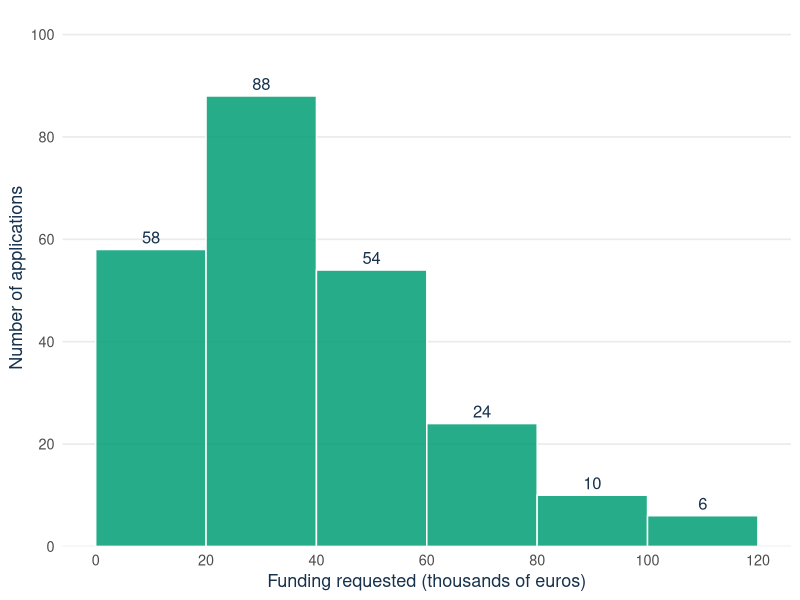

The R source for this figure:
## ---- chunk 1
#| label: bmock-setup
#| include: false
# Chunk options only. Every object used on this page is constructed in
# visible or self-contained code below.
knitr::opts_chunk$set(echo = TRUE, message = FALSE, warning = FALSE,
                      fig.width = 7, fig.height = 4.5)
## ---- chunk 2
#| label: fig-bmock-histogram
#| code-fold: true
#| code-summary: "See the R code for this figure"
#| fig-cap: "Funding requested in the 240 accelerator applications. The number above each bar is the number of applications in that interval."
library(ggplot2)
mock_breaks <- seq(0, 120, by = 20)
mock_counts <- c(58, 88, 54, 24, 10, 6)
mock_df <- data.frame(
  xmin = mock_breaks[-length(mock_breaks)],
  xmax = mock_breaks[-1],
  count = mock_counts
)

ggplot(mock_df) +
  geom_rect(aes(xmin = xmin, xmax = xmax, ymin = 0, ymax = count),
            fill = "#009E73", alpha = 0.85, colour = "white") +
  geom_text(aes(x = (xmin + xmax) / 2, y = count, label = count),
            vjust = -0.5, colour = "#17324D", size = 4.2) +
  scale_x_continuous(breaks = mock_breaks) +
  scale_y_continuous(limits = c(0, 100), breaks = seq(0, 100, by = 20),
                     expand = expansion(mult = c(0, 0.05))) +
  labs(x = "Funding requested (thousands of euros)",
       y = "Number of applications") +
  theme_minimal(base_size = 13) +
  theme(
    panel.grid.minor = element_blank(),
    panel.grid.major.x = element_blank(),
    plot.caption = element_text(colour = "#5B6976"),
    axis.title = element_text(colour = "#17324D")
  )
## ---- chunk 3
#| label: bmock-q1-check
cumsum(mock_counts)
round(cumsum(mock_counts) / 240, 3)
c(median_position = 240 / 2, q3_position = 0.75 * 240)
## ---- chunk 4
#| label: bmock-q2-check
pitch_counts <- matrix(c(90, 110, 120, 180), nrow = 2, byrow = TRUE)
n_pitches <- sum(pitch_counts)
c(P_D = sum(pitch_counts[, 1]) / n_pitches,
  P_W = sum(pitch_counts[1, ]) / n_pitches,
  P_D_and_W = pitch_counts[1, 1] / n_pitches,
  P_D_or_W = (210 + 200 - 90) / n_pitches,
  P_D_given_W = 90 / 200, P_W_given_D = 90 / 210,
  product = (210 / 500) * (200 / 500))

damaged <- 1000 * 0.05
others <- 1000 - damaged
tree <- c(damage_flag = damaged * 0.80, damage_no_flag = damaged * 0.20,
          other_flag = others * 0.10, other_no_flag = others * 0.90)
tree
p_flag <- unname(tree["damage_flag"] / (tree["damage_flag"] + tree["other_flag"]))
p_no_flag <- unname(tree["damage_no_flag"] /
                      (tree["damage_no_flag"] + tree["other_no_flag"]))
c(p_flag = p_flag, p_no_flag = p_no_flag,
  gain_flag = 60 * p_flag, gain_no_flag = 60 * p_no_flag,
  net_flag = 60 * p_flag - 4, net_no_flag = 60 * p_no_flag - 4,
  printed_flag = 60 * 0.25, printed_no_flag = 60 * 0.02)
## ---- chunk 5
#| label: bmock-q3-check
r_values <- c(2, 4, 7)
r_probs <- c(0.3, 0.5, 0.2)
mean_r <- sum(r_values * r_probs)
var_r <- sum(r_values^2 * r_probs) - mean_r^2
c(sum_of_probs = sum(r_probs), mean = mean_r,
  mean_of_squares = sum(r_values^2 * r_probs),
  var = var_r, sd = sqrt(var_r),
  mean_profit = 25 * mean_r - 40, sd_profit = 25 * sqrt(var_r))

joint <- matrix(c(0.50, 0.10, 0.20, 0.20), nrow = 2, byrow = TRUE,
                dimnames = list(c("X=0", "X=1"), c("Y=0", "Y=1")))
p_x1 <- sum(joint["X=1", ])
p_y1 <- sum(joint[, "Y=1"])
cov_xy <- joint["X=1", "Y=1"] - p_x1 * p_y1
var_x <- p_x1 * (1 - p_x1)
var_y <- p_y1 * (1 - p_y1)
c(sum = sum(joint), E_X = p_x1, E_Y = p_y1,
  E_Y_given_X1 = joint["X=1", "Y=1"] / p_x1,
  cov = cov_xy, var_x = var_x, var_y = var_y,
  mean_sum = p_x1 + p_y1, var_sum = var_x + var_y + 2 * cov_xy,
  var_sum_printed = var_x + var_y + 2 * 0.10,
  correlation = cov_xy / sqrt(var_x * var_y),
  correlation_printed = 0.10 / sqrt(var_x * var_y))
## ---- chunk 6
#| label: bmock-q4-check
c(uniform = (32 - 22) / (40 - 15),
  p_132 = pnorm(132, mean = 120, sd = 8),
  p_112 = pnorm(112, mean = 120, sd = 8),
  percentile_90 = qnorm(0.90, mean = 120, sd = 8),
  by_hand_90 = 120 + 1.2816 * 8)
sd_mean <- 20 / sqrt(100)
c(sd_of_sample_mean = sd_mean, z = (89 - 85) / sd_mean,
  p_mean_above_89 = 1 - pnorm(89, mean = 85, sd = sd_mean),
  by_hand = 1 - 0.9772,
  sd_of_sample_mean_n_400 = 20 / sqrt(400),
  n_needed = (1.96 * 20 / 5)^2, n_rounded_up = ceiling((1.96 * 20 / 5)^2))
## ---- chunk 7
#| label: bmock-q5-check
set.seed(2026)
z_values <- rnorm(121)
z_values <- (z_values - mean(z_values)) / sd(z_values)
order_value <- 64.6 + 22 * z_values
c(n = length(order_value), mean = mean(order_value), sd = sd(order_value),
  standard_error = sd(order_value) / sqrt(length(order_value)))
t.test(order_value, mu = 60)
64.6 + c(-1, 1) * 1.980 * 2   # the interval by hand with the sheet value

set.seed(2026)
z_values <- rnorm(100)
z_values <- (z_values - mean(z_values)) / sd(z_values)
order_value <- 66.4 + 24 * z_values   # the new sample of this year
c(n = length(order_value), mean = mean(order_value), sd = sd(order_value),
  standard_error = sd(order_value) / sqrt(length(order_value)))
t.test(order_value, mu = 60)
66.4 + c(-1, 1) * 1.984 * 2.4   # the interval by hand with the sheet value
## ---- chunk 8
#| label: bmock-q6-check
n_trial <- 100
p_hat <- 26 / n_trial
standard_error <- sqrt(p_hat * (1 - p_hat) / n_trial)
c(successes = n_trial * p_hat, failures = n_trial * (1 - p_hat),
  p_hat = p_hat, standard_error = standard_error,
  margin = 1.96 * standard_error,
  lower = p_hat - 1.96 * standard_error,
  upper = p_hat + 1.96 * standard_error)
p_null <- 0.20
sd_under_H0 <- sqrt(p_null * (1 - p_null) / n_trial)
z_obs <- (p_hat - p_null) / sd_under_H0
c(sd_under_H0 = sd_under_H0, z_obs = z_obs,
  critical_value = qnorm(0.975),
  p_value = 2 * pnorm(-abs(z_obs)))   # the test of part 3
## ---- chunk 9
#| label: bmock-q7-check
se_study <- 12 / sqrt(64)
c(standard_error = se_study, margin = 2.000 * se_study,
  lower = 27.5 - 2.000 * se_study, upper = 27.5 + 2.000 * se_study,
  t_exact_df63 = qt(0.975, df = 63),
  t_obs = (27.5 - 30) / se_study,
  p_value = 2 * pt(-abs((27.5 - 30) / se_study), df = 63),
  below_plan_in_percent = 100 * (30 - 25) / 30)
c(n_ai_full_width = (1.96 * 12 / 4)^2,
  n_correct = (1.96 * 12 / 2)^2,
  n_correct_rounded_up = ceiling((1.96 * 12 / 2)^2),
  width_with_35 = 2 * 1.96 * 12 / sqrt(35))
